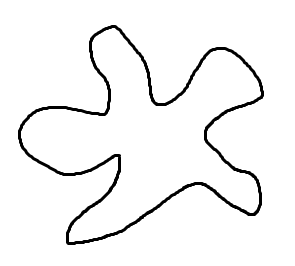
#> input picture 영상처리 튜토리얼/images/hull.png, 295 x 266 px
$ python 21-1.convexityDefects.py   (older library calls are emulated)
#> lines starting #> are read from the running program, lines starting #| are printed output that depends on the picture; after the words box and inside, x2 and y2 are one past the last pixel; in counts of white or black regions, pixels touching at a corner belong together
import numpy as np
import cv2

def contour():
    img = cv2.imread('images/hull.png')
#> img is the input picture: shape (266, 295, 3); min 0, max 255, mean 244
    imgray = cv2.cvtColor(img,cv2.COLOR_BGR2GRAY)

    ret,thr = cv2.threshold(imgray,127,255,0)
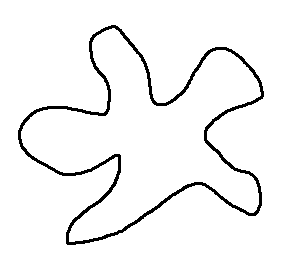
#> thr: shape (266, 295); 95.5% white; 1 black region
    _,contours,_ = cv2.findContours(thr,cv2.RETR_TREE,cv2.CHAIN_APPROX_SIMPLE)
#> contours = 3 contours; box (x1, y1, x2, y2) and area: (0, 0, 295, 266) 77910, (17, 24, 265, 246) 27108, (21, 28, 261, 242) 22644

    cnt = contours[1]
#> cnt = contour of 477 points, box (x1, y1, x2, y2) (17, 24, 265, 246), area 27108

    hull = cv2.convexHull(cnt)
#> hull = contour of 33 points, box (x1, y1, x2, y2) (17, 24, 265, 246), area 42150
    cv2.drawContours(img,[hull],0,(0,0,255),2)
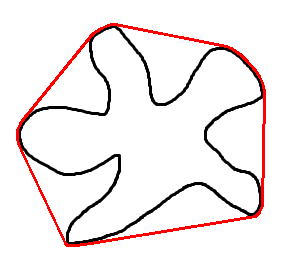
#> img: shape (266, 295, 3); 2.87% of pixels changed, all inside (x1, y1, x2, y2) = (16, 23, 266, 247)

    hull = cv2.convexHull(cnt,returnPoints=False)
#> hull = 33 values from 1 to 474
    defects = cv2.convexityDefects(cnt,hull)
#> defects = 25 rows, first 6: [474, 1, 475, 162], [2, 84, 41, 17497], [84, 88, 87, 190], [88, 92, 89, 142], [92, 94, 93, 154], [95, 97, 96, 172]

    for i in range(defects.shape[0]):
        sp,ep,fp,dist = defects[i,0]
        start = tuple(cnt[sp][0])
        end = tuple(cnt[ep][0])
        farthest = tuple(cnt[fp][0])

        cv2.circle(img,farthest,5,(0,255,0),-1)
#> this loop made 25 passes
#> (sp, ep, fp, dist, start, end, farthest) on passes 1 to 12: (474, 1, 475, 162, (105, 26), (111, 24), (107, 26)), (2, 84, 41, 17497, (115, 24), (226, 46), (157, 102)), (84, 88, 87, 190, (226, 46), (231, 48), (229, 48)), (88, 92, 89, 142, (231, 48), (237, 52), (233, 50)), (92, 94, 93, 154, (237, 52), (241, 55), (240, 55)), (95, 97, 96, 172, (245, 59), (255, 70), (245, 60)), (97, 101, 100, 213, (255, 70), (259, 76), (256, 73)), (101, 107, 102, 114, (259, 76), (262, 82), (259, 77)), (107, 109, 108, 186, (262, 82), (263, 86), (262, 85)), (109, 111, 110, 201, (263, 86), (264, 91), (263, 90)), (112, 182, 153, 14425, (264, 96), (262, 205), (207, 131)), (182, 186, 185, 190, (262, 205), (260, 210), (260, 208))
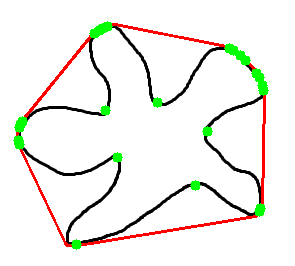
#> img: shape (266, 295, 3); 2.06% of pixels changed, all inside (x1, y1, x2, y2) = (13, 21, 269, 250)

    cv2.imshow('defects',img)
    cv2.waitKey(0)
    cv2.destroyAllWindows()

contour()
